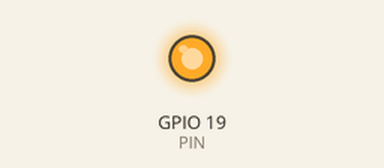
This program was run on a simulated Raspberry Pi (BCM pin numbers). On the bench: output pins drawn as LEDs (lit = HIGH). At 0.0 s the program stops and its outputs stay as they are.

Above: at 0.1 s.
Timing chart, 0 to 1.5 s (numbered marks = the images above):
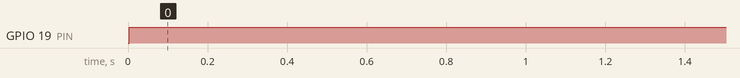

Measured:
- by itself, GPIO 19 (PIN): LOW → HIGH at 0.00 s

The program:

pigpio_test.py
```python
import pigpio
import time

PIN = 19

pi = pigpio.pi()

pi.set_mode(PIN, pigpio.OUTPUT)

pi.wave_clear()

'''end_pulses = []

for i in range(4):
    end_pulses.append(pigpio.pulse(1 << PIN, 0, 2667))
    end_pulses.append(pigpio.pulse(0, 1 << PIN, 8000))

pi.wave_add_generic(end_pulses)

end_wave = pi.wave_create()

pi.wave_clear()

code_pulses = []
for i in range(10):
    code_pulses.append(pigpio.pulse(0, (1 << PIN), 2000))
    code_pulses.append(pigpio.pulse((1 << PIN), 0, 2000))

pi.wave_add_generic(code_pulses)

code_wave = pi.wave_create()'''

'''for x in range(100):
    for i in range(4):
        pi.wave_send_once(end_wave)

    for i in range(10):
        pi.wave_send_once(code_wave)'''

code = []

for i in range(4):
    code.append(pigpio.pulse(1 << PIN, 0, 375))
    code.append(pigpio.pulse(0, 1 << PIN, 125))

for i in range(10):
    code.append(pigpio.pulse(0, (1 << PIN), 500))
    code.append(pigpio.pulse((1 << PIN), 0, 500))

pi.wave_add_generic(code)
code_wave = pi.wave_create()
pi.wave_send_repeat(code_wave)


pi.stop()
```
